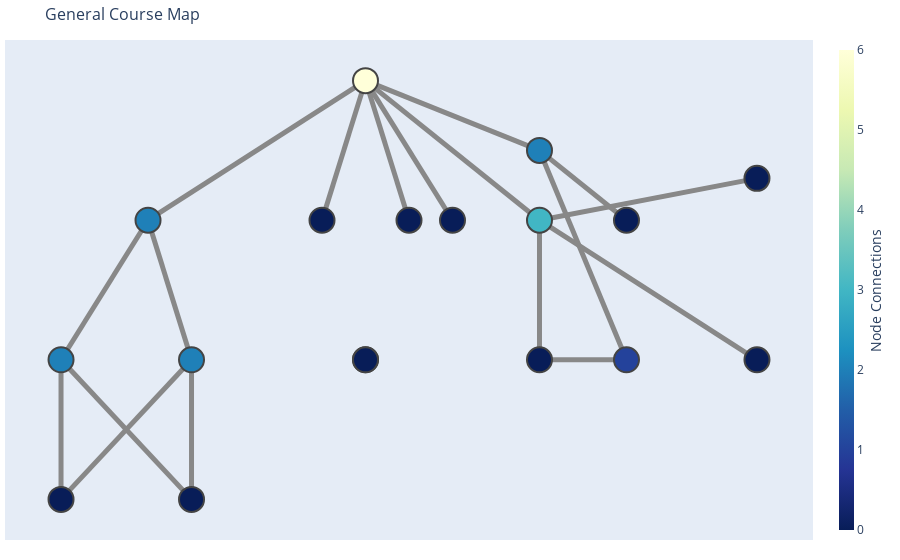

Notebook cell for this chart:
### Code cell
fig = go.Figure(data=[edge_trace, node_trace],
             layout=go.Layout(
                title='General Course Map',
                titlefont_size=16,
                showlegend=False,
                hovermode='closest',
                margin=dict(b=20,l=5,r=5,t=40),
                xaxis=dict(showgrid=False, zeroline=False, showticklabels=False),
                yaxis=dict(showgrid=False, zeroline=False, showticklabels=False))
                )
fig.show()

### Figure 1 — Plotly figure (JSON) as saved in the notebook; plotly's stock layout.template omitted (floating-point values rounded to 4 significant figures)
{"data": [{"hoverinfo": "none", "line": {"color": "#888", "width": 5}, "mode": "lines", "type": "scatter", "x": [4.2, 3.8, null, 2, 1.6, null, 2, 2.2, null, 1.6, 1.6, null, 1.6, 2.2, null, 2.2, 2.2, null, 2.2, 1.6, null, 3, 3.4, null, 3, 2.8, null, 3, 3.2, null, 3, 2, null, 3, 3.8, null, 3, 3.8, null, 3.8, 3.8, null, 3.8, 4.8, null, 3.8, 4.8, null, 3.8, 4.2, null, 3.8, 4.2, null], "y": [2, 2, null, 3, 2, null, 3, 2, null, 2, 1, null, 2, 1, null, 2, 1, null, 2, 1, null, 4, 3, null, 4, 3, null, 4, 3, null, 4, 3, null, 4, 3, null, 4, 3.5, null, 3, 2, null, 3, 3.3, null, 3, 2, null, 3.5, 3, null, 3.5, 2, null]}, {"hoverinfo": "text", "marker": {"color": [0, 0, 0, 1, 0, 0, 0, 0, 0, 0, 2, 2, 2, 0, 0, 6, 3, 2], "colorbar": {"thickness": 15, "title": {"side": "right", "text": "Node Connections"}, "xanchor": "left"}, "colorscale": [[0, "rgb(255,255,217)"], [0.125, "rgb(237,248,177)"], [0.25, "rgb(199,233,180)"], [0.375, "rgb(127,205,187)"], [0.5, "rgb(65,182,196)"], [0.625, "rgb(29,145,192)"], [0.75, "rgb(34,94,168)"], [0.875, "rgb(37,52,148)"], [1, "rgb(8,29,88)"]], "line": {"width": 2}, "reversescale": true, "showscale": true, "size": 25}, "mode": "markers", "text": ["CSYE_6225", "DAMG_7245", "INFO_7250", "INFO_7390", "CSYE_7280", "INFO_7375", "INFO_7610", "INFO_6350", "INFO_6150", "INFO_6245", "INFO_7500", "INFO_7510", "INFO_7520", "INFO_7525", "INFO_7535", "INFO_5100", "INFO_6205", "INFO_6105"], "type": "scatter", "x": [3.4, 4.2, 3.8, 4.2, 2.8, 4.8, 4.8, 3, 3.2, 3, 2, 1.6, 2.2, 1.6, 2.2, 3, 3.8, 3.8], "y": [3, 3, 2, 2, 3, 3.3, 2, 2, 3, 2, 3, 2, 2, 1, 1, 4, 3, 3.5]}], "layout": {"hovermode": "closest", "margin": {"b": 20, "l": 5, "r": 5, "t": 40}, "showlegend": false, "title": {"font": {"size": 16}, "text": "General Course Map"}, "xaxis": {"showgrid": false, "showticklabels": false, "zeroline": false}, "yaxis": {"showgrid": false, "showticklabels": false, "zeroline": false}}}
